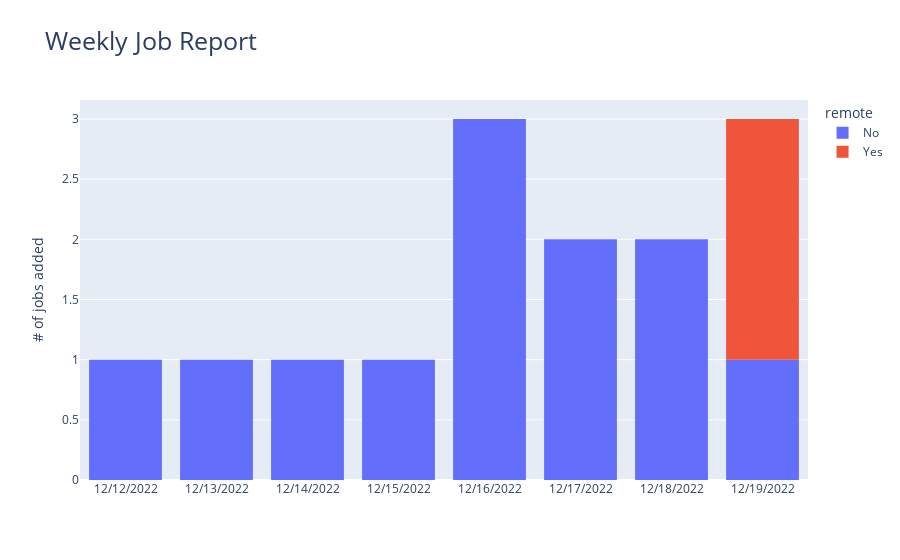

The cell this chart's notebook holds for it:
### Code cell
weekly_report = job_report.loc[(job_report['inserted_at'] >= format_week_ago) & (job_report['inserted_at'] <= format_today)]
fig = px.histogram(
    weekly_report, 
    x='inserted_at', 
    nbins=20, 
    title='Weekly Job Report',
    color='remote',
#     needed to remove unnecessary date label
    hover_data={
        'inserted_at':''
    }
).update_layout(yaxis_title='# of jobs added', title_font_size=25, xaxis_title='')

fig.show()

### Figure 1 — Plotly figure (JSON) as saved in the notebook; plotly's stock layout.template omitted (floating-point values rounded to 4 significant figures)
{"data": [{"alignmentgroup": "True", "bingroup": "x", "hovertemplate": "remote=No<br>count=%{y}<extra></extra>", "legendgroup": "No", "marker": {"color": "#636efa", "pattern": {"shape": ""}}, "name": "No", "nbinsx": 20, "offsetgroup": "No", "orientation": "v", "showlegend": true, "type": "histogram", "x": ["12/12/2022", "12/13/2022", "12/14/2022", "12/15/2022", "12/16/2022", "12/16/2022", "12/16/2022", "12/17/2022", "12/17/2022", "12/18/2022", "12/18/2022", "12/19/2022"], "xaxis": "x", "yaxis": "y"}, {"alignmentgroup": "True", "bingroup": "x", "hovertemplate": "remote=Yes<br>count=%{y}<extra></extra>", "legendgroup": "Yes", "marker": {"color": "#EF553B", "pattern": {"shape": ""}}, "name": "Yes", "nbinsx": 20, "offsetgroup": "Yes", "orientation": "v", "showlegend": true, "type": "histogram", "x": ["12/19/2022", "12/19/2022"], "xaxis": "x", "yaxis": "y"}], "layout": {"barmode": "relative", "legend": {"title": {"text": "remote"}, "tracegroupgap": 0}, "title": {"font": {"size": 25}, "text": "Weekly Job Report"}, "xaxis": {"anchor": "y", "domain": [0, 1], "title": {"text": ""}}, "yaxis": {"anchor": "x", "domain": [0, 1], "title": {"text": "# of jobs added"}}}}
